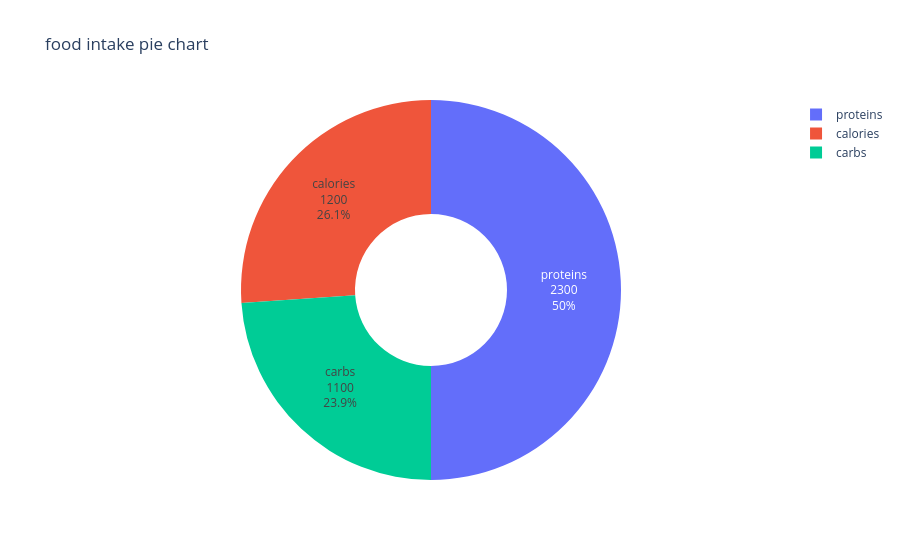

Write notebook code for a chart like this one.
### Code cell
import plotly.express as px
import pandas as pd
from plotly.offline import plot # Import plot from plotly.offline

#dataframe to hold the data
dailyIntake_data = ({
    'foodType' : ['calories','proteins','carbs'],
    'intake' : [1200,2300,1100]
})
df = pd.DataFrame(dailyIntake_data)

#create a pie chart figure to display the proportions of the daily food intake
fig = px.pie(df , names='foodType' ,values='intake',title='food intake pie chart', hole=0.4)
#update the traces to display lables and percentages
fig.update_traces(textposition='inside' , textinfo='label+percent+value')
fig.show()

### Figure 1 — Plotly figure (JSON) as saved in the notebook; plotly's stock layout.template omitted (floating-point values rounded to 4 significant figures)
{"data": [{"domain": {"x": [0, 1], "y": [0, 1]}, "hole": 0.4, "hovertemplate": "foodType=%{label}<br>intake=%{value}<extra></extra>", "labels": ["calories", "proteins", "carbs"], "legendgroup": "", "name": "", "showlegend": true, "textinfo": "label+percent+value", "textposition": "inside", "type": "pie", "values": [1200, 2300, 1100]}], "layout": {"legend": {"tracegroupgap": 0}, "title": {"text": "food intake pie chart"}}}
